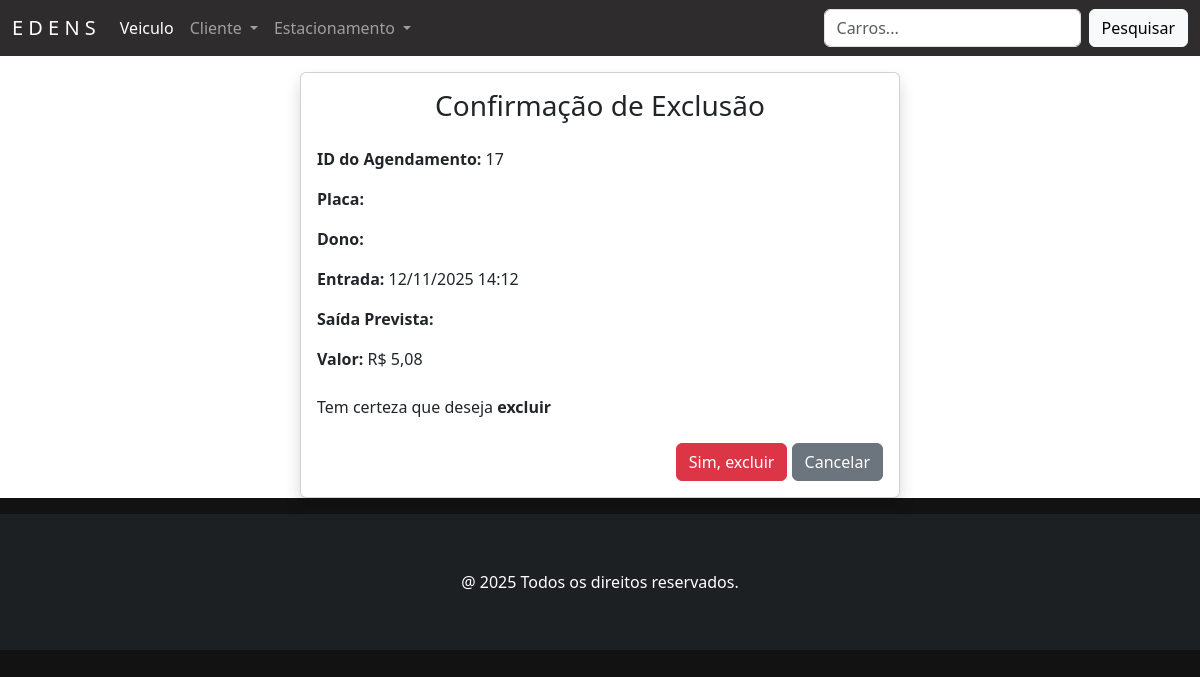
Screenshot of /agendamentos/apagar/17/ with the database file from the repository.
### agendamentos/models.py (models this page shows, shortened)
class Agendamento(models.Model):
    placa = models.ForeignKey(Veiculo, on_delete=models.CASCADE, related_name='agendamentos', verbose_name='Placa')
    dono = models.ForeignKey(Cliente, on_delete=models.CASCADE, related_name='agendamentos',verbose_name='Dono')
    funcionario = models.ForeignKey(Funcionario, on_delete=models.CASCADE, related_name='agendamentos',verbose_name='Funcionario')
    entrada = models.DateTimeField('Entrada', help_text='Data e hora de entrada')
    saida_prevista = models.DateTimeField('Saída Prevista', help_text='Data e hora prevista de saída')
    saida = models.DateTimeField('Saída Real', null=True, blank=True, help_text='Data e hora real de saída')
    valor = models.DecimalField('Valor', max_digits=8, decimal_places=2, editable=False, default=0.00)
    pago = models.BooleanField(default=False)
    metodo_pagamento = models.CharField(max_length=20, null=True, blank=True)
    valor_desconto = models.DecimalField(max_digits=10, decimal_places=2, default=0)
    STATUS_CHOICES = [
        ('andamento', 'Em Andamento'),
        ('finalizado', 'Finalizado'),
        ('cancelado', 'Cancelado'),
    ]
    status = models.CharField(max_length=20, choices=STATUS_CHOICES, default='andamento', verbose_name='Status')
    class Meta:
        verbose_name = 'Agendamento'
        verbose_name_plural = 'Agendamentos'
        ordering = ['-entrada']

### agendamentos/views.py (the view)
# urls.py: path('agendamentos/apagar/<int:pk>/', AgendamentoDeleteView.as_view(), name='agendamentos_apagar'),
class AgendamentoDeleteView(SuccessMessageMixin, DeleteView):
    model = Agendamento
    template_name = 'agendamento_apagar.html'
    success_url = reverse_lazy('agendamentos')

### agendamentos/templates/agendamento_apagar.html (shortened to what this page needs)
{% extends 'principal.html' %}
{% load django_bootstrap5 %}
{% block content %}
  <div class="card shadow m-3 col-md-6 mx-auto">
    <div class="card-body">
      <h3 class="text-center mb-4">Confirmação de Exclusão</h3>
      <p><strong>ID do Agendamento:</strong> {{ object.id }}</p>
      <p><strong>Placa:</strong> {{ object.veiculo.placa }}</p>
      <p><strong>Dono:</strong> {{ object.veiculo.dono.nome }}</p>
      <p><strong>Entrada:</strong> {{ object.entrada|date:"d/m/Y H:i" }}</p>
      <p><strong>Saída Prevista:</strong> {{ object.saidaPrevista|date:"d/m/Y H:i" }}</p>
      <p><strong>Valor:</strong> R$ {{ object.valor }}</p>
      <p class="mt-4">Tem certeza que deseja <strong>excluir</strong este agendamento?</p>
      <form method="POST">
        <div class="text-end mt-4">
          {% bootstrap_button button_type="submit" content="Sim, excluir" button_class="btn-danger" %}
          <a href="{% url 'agendamentos' %}" class="btn btn-secondary text-white">Cancelar</a>
        </div>
      </form>
    </div>
  </div>
{% endblock %}

### static/css/estilos.css (style rules this page uses)
body:not(.navbar-custom) { background-color: #121212; }

### rows the page displays
Agendamento: id "17", entrada "12/11/2025 14:12", valor "5,08"
